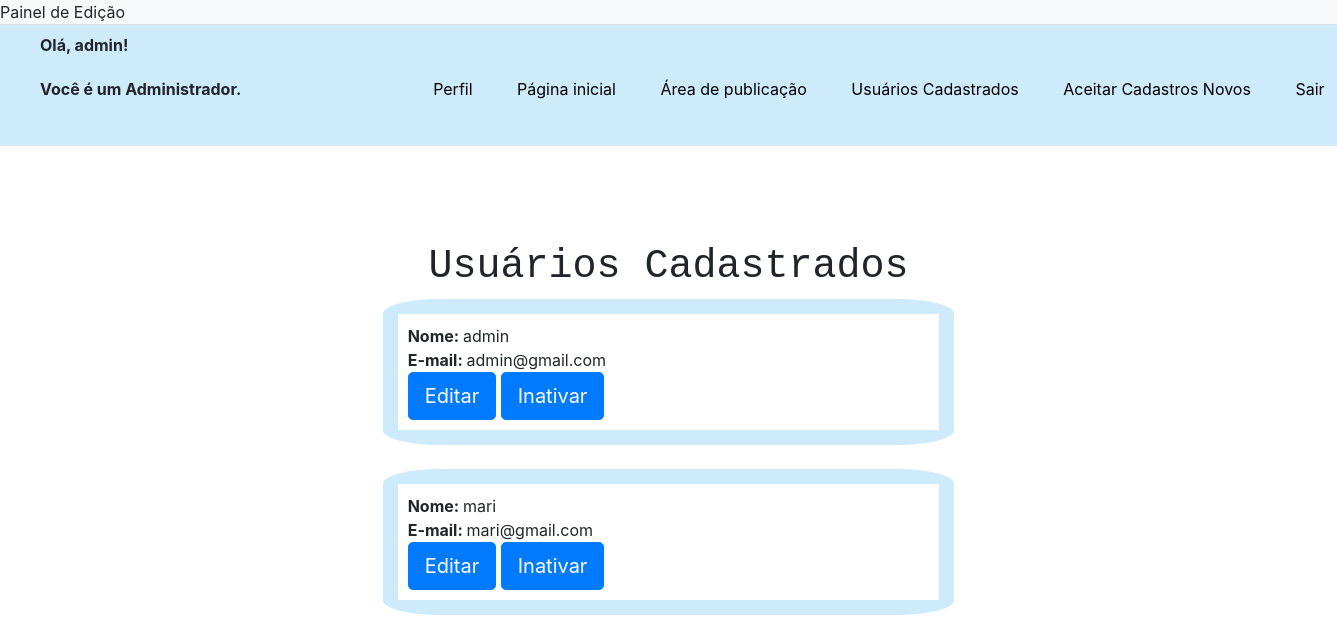
The page /usuarios_cadastrados.php (signed in) on the database as committed earlier.
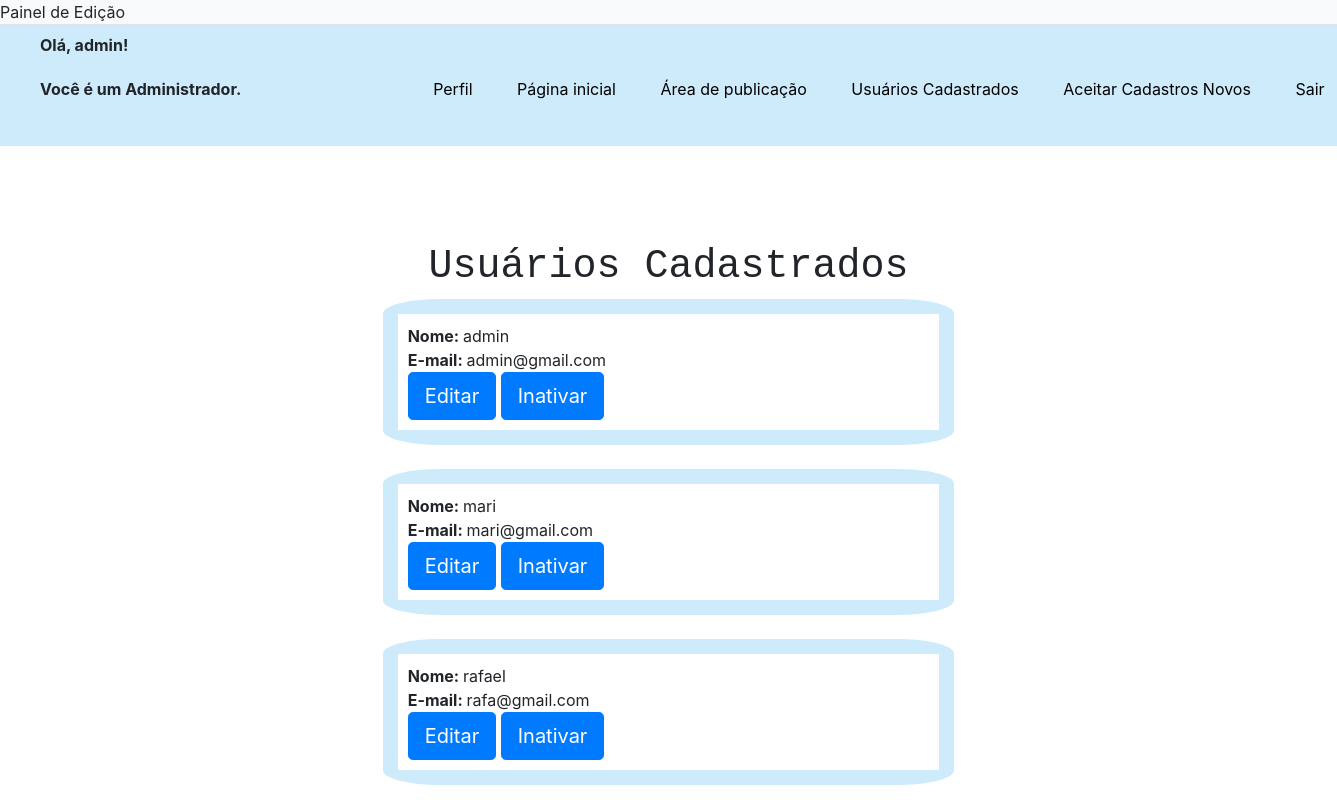
The same page on the database as committed later.
### tables this page shows
CREATE TABLE `usuario` (
  `cod` int(11) NOT NULL,
  `nome` varchar(150) NOT NULL,
  `email` varchar(150) NOT NULL,
  `senha` varchar(45) NOT NULL,
  `pendencia` int(11) NOT NULL,
  `status` int(11) NOT NULL,
  `perfil_cod` int(11) NOT NULL,
  `id_empresa` int(11) NOT NULL
);

### usuarios_cadastrados.php (the view, shortened to what this page needs)
<?php
    include('bd/verifica_login.php');
?>
<!DOCTYPE html>
<html lang="pt-br">
    <head>
        <link rel = "stylesheet" href = "css/usuariocadastro.css">
        <link rel="stylesheet" href="https://cdn.jsdelivr.net/npm/bootstrap@4.0.0/dist/css/bootstrap.min.css"
>
    </head>
<body>
    <div class = "cabeça">
        <nav class="bg-light border-bottom">
            <div class="">
                    Painel de Edição
            </div>
        </nav>
    </div>
    <div class="cor">
    <header class = "py-2 mg-2 border-bottom">
    <nav id = "menu-h">
    <ul>
      <span class = fs-4> <b> Olá, <?php echo $_SESSION['nome'];?>!<br/> </b>
        <?php if($_SESSION['perfil'] == 1){?>
      <b>  Você é um Administrador. </b> </span>
        <?php }?>
            <li>
                <a href = "perfil.php"> Perfil </a>
            </li>
            <li>
                <a href="index.php">Página inicial</a>
            <li>
                <a href="area_publicacao.php">Área de publicação</a>
            </li>
            <?php if($_SESSION['perfil'] == 1){?>
            <li>
                <a href="usuarios_cadastrados.php">Usuários Cadastrados</a>
            </li>
            <?php }?>
            <?php if($_SESSION['perfil'] == 1){?>
            <li>
                <a href="aceitar_cadastro.php">Aceitar Cadastros Novos</a>
            </li>
            <?php }?>
            <li>
            <a href="bd/logout.php">Sair</a>
            </li>
        </ul>
    </nav>
    </header>
    </div>
<div class = "corpo">
        <h1 class = "titulo">Usuários Cadastrados</h1>
        <?php
            $selecionar = "SELECT * FROM usuario WHERE pendencia = 0";
            $resultado = mysqli_query ($conexao, $selecionar);
            while($row_usuario = mysqli_fetch_assoc($resultado)){
            $status = $row_usuario['status'];
        ?>
    <div class="d">
        <div class = "">
        <?php
            echo "<b>Nome: </b>" . $row_usuario['nome'] . "<br>";
            echo "<b>E-mail: </b>" . $row_usuario['email'] . "<br>";
            ?>
    </div>
        <?php
            if($_SESSION['perfil'] == 1){
        ?>
        <a href="editar_usuario.php?cod=<?php echo $row_usuario['cod'];?>" class = "w-10 btn btn-lg btn-primary rounded-5">
            Editar
        </a>
        <?php if ($status == 0){?>
        <a href = "bd/inativar_usu.php?cod=<?php echo $row_usuario['cod'];?>" class = " w-10 btn btn-lg btn-primary rounded-5">
            Inativar
        </a>
        <?php }?>
    </div><br>
    <?php
    }
    }
    ?>
</div>
</body>
</html>

Rows that differ between the two databases and show on the page:
added usuario: nome "rafael", email "rafa@gmail.com"
